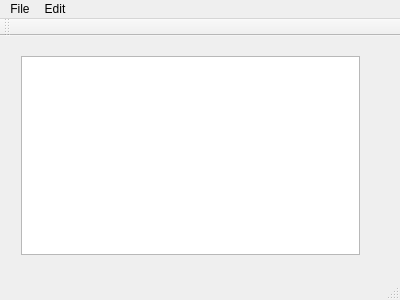
<?xml version="1.0" encoding="UTF-8"?>
<ui version="4.0">
 <class>MainWindow</class>
 <widget class="QMainWindow" name="MainWindow">
  <property name="geometry">
   <rect>
    <x>0</x>
    <y>0</y>
    <width>400</width>
    <height>300</height>
   </rect>
  </property>
  <property name="windowTitle">
   <string>MainWindow</string>
  </property>
  <widget class="QWidget" name="centralWidget">
   <widget class="QWidget" name="verticalLayoutWidget">
    <property name="geometry">
     <rect>
      <x>10</x>
      <y>9</y>
      <width>361</width>
      <height>221</height>
     </rect>
    </property>
    <layout class="QVBoxLayout" name="verticalLayout">
     <item>
      <widget class="QTextEdit" name="textEdit"/>
     </item>
    </layout>
   </widget>
  </widget>
  <widget class="QMenuBar" name="menuBar">
   <property name="geometry">
    <rect>
     <x>0</x>
     <y>0</y>
     <width>400</width>
     <height>22</height>
    </rect>
   </property>
   <widget class="QMenu" name="menuFile">
    <property name="title">
     <string>File</string>
    </property>
    <addaction name="actionNew"/>
    <addaction name="actionOpen"/>
    <addaction name="actionSave_As"/>
    <addaction name="actionExit"/>
   </widget>
   <widget class="QMenu" name="menuEdit">
    <property name="title">
     <string>Edit</string>
    </property>
    <addaction name="actionCopy"/>
    <addaction name="actionPaste"/>
    <addaction name="actionCut"/>
    <addaction name="actionUndo"/>
    <addaction name="actionRedo"/>
   </widget>
   <addaction name="menuFile"/>
   <addaction name="menuEdit"/>
  </widget>
  <widget class="QToolBar" name="mainToolBar">
   <attribute name="toolBarArea">
    <enum>TopToolBarArea</enum>
   </attribute>
   <attribute name="toolBarBreak">
    <bool>false</bool>
   </attribute>
  </widget>
  <widget class="QStatusBar" name="statusBar"/>
  <action name="actionNew">
   <property name="text">
    <string>New</string>
   </property>
   <property name="shortcut">
    <string>Ctrl+N</string>
   </property>
  </action>
  <action name="actionOpen">
   <property name="text">
    <string>Open</string>
   </property>
   <property name="shortcut">
    <string>Ctrl+O</string>
   </property>
  </action>
  <action name="actionSave_As">
   <property name="text">
    <string>Save As</string>
   </property>
   <property name="shortcut">
    <string>Ctrl+S</string>
   </property>
  </action>
  <action name="actionExit">
   <property name="text">
    <string>Exit</string>
   </property>
   <property name="shortcut">
    <string>Ctrl+W</string>
   </property>
  </action>
  <action name="actionCopy">
   <property name="text">
    <string>Copy</string>
   </property>
   <property name="shortcut">
    <string>Ctrl+C</string>
   </property>
  </action>
  <action name="actionPaste">
   <property name="text">
    <string>Paste</string>
   </property>
   <property name="shortcut">
    <string>Ctrl+V</string>
   </property>
  </action>
  <action name="actionCut">
   <property name="text">
    <string>Cut</string>
   </property>
   <property name="shortcut">
    <string>Ctrl+X</string>
   </property>
  </action>
  <action name="actionUndo">
   <property name="text">
    <string>Undo</string>
   </property>
   <property name="shortcut">
    <string>Ctrl+Z</string>
   </property>
  </action>
  <action name="actionRedo">
   <property name="text">
    <string>Redo</string>
   </property>
   <property name="shortcut">
    <string>Ctrl+Shift+Z</string>
   </property>
  </action>
 </widget>
 <layoutdefault spacing="6" margin="11"/>
 <resources/>
 <connections/>
</ui>
